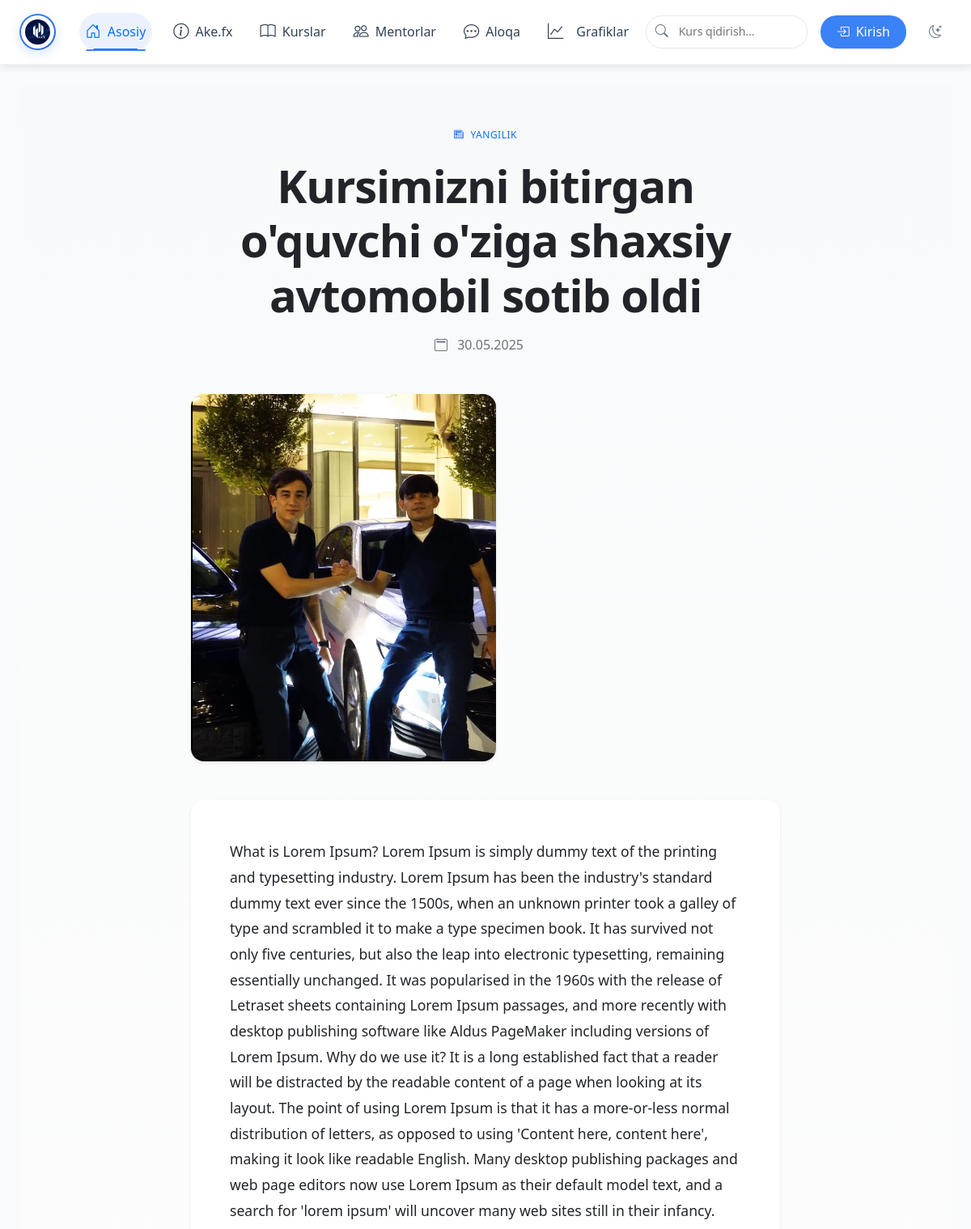
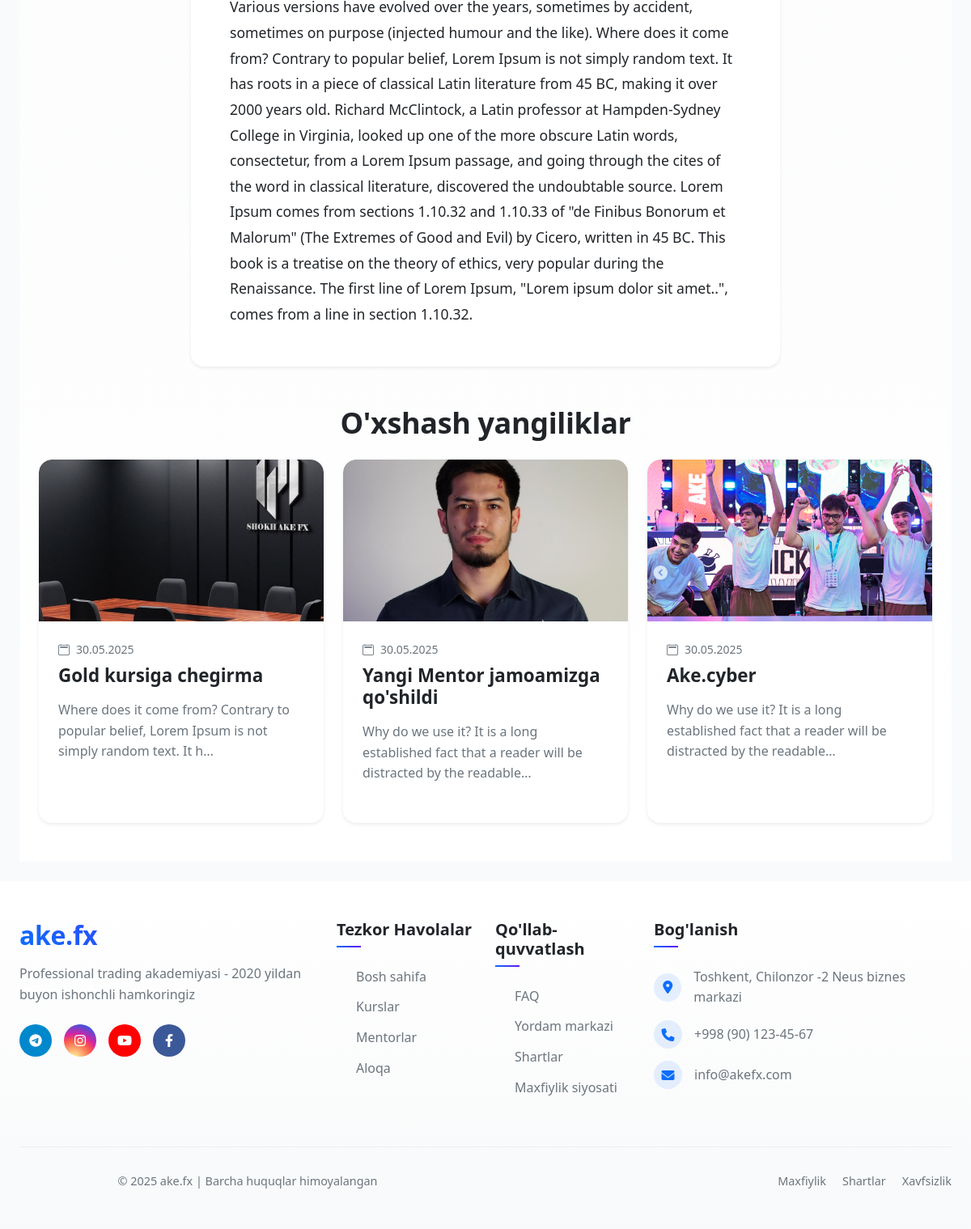
Page /news/5/ on the committed database (2 pictures, top to bottom).
### main/models.py (models this page shows, shortened)
class News(models.Model):
    title = models.CharField(max_length=200, verbose_name="Yangilik sarlavhasi")
    short_text = models.TextField(verbose_name="Qisqa matn")
    content = models.TextField(verbose_name="To'liq matn")
    image = models.ImageField(upload_to='news/', verbose_name="Rasm")
    created_at = models.DateTimeField(auto_now_add=True)
    class Meta:
        verbose_name = "Yangilik"
        verbose_name_plural = "Yangiliklar"
        ordering = ['-created_at']

### main/views.py (the view)
# urls.py: path('news/<int:news_id>/', views.news_detail, name='news_detail'),
def news_detail(request, news_id):
    news = get_object_or_404(News, id=news_id)
    related_news = News.objects.exclude(id=news_id).order_by('-created_at')[:3]
    context = {
        'news': news,
        'related_news': related_news,
    }
    return render(request, 'news/news_detail.html', context)

### main/templates/news/news_detail.html (shortened to what this page needs)
{% extends 'base.html' %}
{% load static %}
{% block content %}
<article class="news-detail py-5">
    <div class="container">
        <div class="row justify-content-center">
            <div class="col-lg-8">
                <header class="news-header text-center mb-5">
                    <span class="badge bg-primary-soft text-primary px-3 py-2 rounded-pill mb-3">
                        <i class="bi bi-newspaper me-2"></i>Yangilik
                    </span>
                    <h1 class="display-4 fw-bold mb-3">{{ news.title }}</h1>
                    <div class="d-flex align-items-center justify-content-center text-muted">
                        <span class="me-3">
                            <i class="bi bi-calendar2 me-2"></i>
                            {{ news.created_at|date:"d.m.Y" }}
                        </span>
                    </div>
                </header>
                {% if news.image %}
                <div class="news-image mb-5">
                    <img src="{{ news.image.url }}"
                         class="img-fluid rounded-4 shadow-sm"
                         alt="{{ news.title }}">
                </div>
                {% endif %}
                <div class="news-content">
                    <div class="card border-0 shadow-sm rounded-4 p-4 p-lg-5">
                        {{ news.content|safe }}
                    </div>
                </div>
            </div>
        </div>
        {% if related_news %}
        <div class="related-news mt-5">
            <h3 class="text-center fw-bold mb-4">O'xshash yangiliklar</h3>
            <div class="row g-4">
                {% for news in related_news %}
                <div class="col-lg-4">
                    <div class="card h-100 border-0 shadow-sm rounded-4 hover-lift">
                        {% if news.image %}
                        <div class="card-img-top position-relative" style="height: 200px;">
                            <img src="{{ news.image.url }}"
                                 class="w-100 h-100 object-fit-cover rounded-top-4"
                                 alt="{{ news.title }}">
                        </div>
                        {% endif %}
                        <div class="card-body p-4">
                            <div class="d-flex align-items-center text-muted small mb-2">
                                <i class="bi bi-calendar2 me-2"></i>
                                {{ news.created_at|date:"d.m.Y" }}
                            </div>
                            <h5 class="card-title fw-bold mb-3">{{ news.title }}</h5>
                            <p class="card-text text-muted">{{ news.short_text|truncatechars:100 }}</p>
                        </div>
                    </div>
                </div>
                {% endfor %}
            </div>
        </div>
        {% endif %}
    </div>
</article>
{% endblock %}

### main/static/css/style.css (style rules this page uses)
:root { --primary: #0d6efd; --primary-dark: #0a58ca; --secondary: #6c757d; --dark: #343a40; --light: #f8f9fa; --success: #198754; --info: #0dcaf0; --warning: #ffc107; --danger: #dc3545; --white: #ffffff; --gray-100: #f8f9fa; --gray-200: #e9ecef; --gray-300: #dee2e6; --gray-400: #ced4da; --gray-500: #adb5bd; --gray-600: #6c757d; --gray-700: #495057; --gray-800: #343a40; --gray-900: #212529; --black: #000; --font-family-base: 'Inter', 'Segoe UI', Roboto, 'Helvetica Neue', Arial, sans-serif; --font-family-heading: 'Poppins', 'Segoe UI', Roboto, 'Helvetica Neue', Arial, sans-serif; --shadow-sm: 0 .125rem .25rem rgba(0, 0, 0, .075); --shadow: 0 .5rem 1rem rgba(0, 0, 0, .15); --shadow-lg: 0 1rem 3rem rgba(0, 0, 0, .175); --transition-base: all 0.3s ease-in-out; --transition-fast: all 0.15s ease-in-out; --transition-slow: all 0.5s ease-in-out; --border-radius-sm: 0.25rem; --border-radius: 0.5rem; --border-radius-lg: 1rem; --border-radius-xl: 2rem; --border-radius-pill: 50rem; --border-radius-circle: 50%; --text-primary: #212529; --text-secondary: #6c757d; --text-muted: #6c757d; --bg-primary: #ffffff; --bg-secondary: #f8f9fa; --border-color: #dee2e6; }
:root { --bg-primary: #ffffff; --bg-secondary: #f8f9fa; --text-primary: #212529; --text-secondary: #6c757d; --border-color: #dee2e6; --card-bg: #ffffff; --navbar-bg: rgba(255, 255, 255, 0.95); --shadow-color: rgba(0, 0, 0, 0.1); }
html { scroll-behavior: smooth; font-size: 16px; }
body { font-family: var(--font-family-base); background-color: var(--white); color: var(--gray-800); margin: 0; padding: 0; line-height: 1.6; overflow-x: hidden; text-rendering: optimizeLegibility; -webkit-font-smoothing: antialiased; -moz-osx-font-smoothing: grayscale; }
h1, h2, h3, h4, h5, h6 { font-family: var(--font-family-heading); font-weight: 700; line-height: 1.2; margin-bottom: 1rem; color: var(--gray-900); }
h1 { font-size: clamp(2.5rem, 5vw, 4rem); letter-spacing: -0.02em; }
h3 { font-size: clamp(1.5rem, 3vw, 2.25rem); letter-spacing: -0.01em; }
p { margin-bottom: 1.5rem; }
.container { max-width: 1320px; margin: 0 auto; padding: 0 1.5rem; width: 100%; }
.card { border: none; border-radius: var(--border-radius-lg); overflow: hidden; box-shadow: var(--shadow); transition: var(--transition-base); background: var(--white); height: 100%; position: relative; }
.card-img-top { transition: var(--transition-slow); width: 100%; height: 240px; object-fit: cover; }
.card-body { padding: 2rem; }
.card-title { font-weight: 700; font-size: 1.4rem; margin-bottom: 1rem; }
.card-text { color: var(--gray-600); font-size: 1rem; margin-bottom: 1.5rem; }
.badge { padding: 0.5em 1em; font-weight: 500; letter-spacing: 0.5px; border-radius: var(--border-radius-pill); font-size: 0.75rem; text-transform: uppercase; }
.text-primary { color: var(--primary) !important; }
.text-muted { color: var(--gray-600) !important; }
.fw-bold { font-weight: 700 !important; }
.text-center { text-align: center !important; }
.d-flex { display: flex !important; }
.justify-content-center { justify-content: center !important; }
.align-items-center { align-items: center !important; }
.w-100 { width: 100% !important; }
.h-100 { height: 100% !important; }
.rounded-pill { border-radius: var(--border-radius-pill) !important; }
.shadow-sm { box-shadow: var(--shadow-sm) !important; }
.hover-lift { transition: var(--transition-base) !important; }
.mb-2 { margin-bottom: 0.5rem !important; }
.mb-3 { margin-bottom: 1rem !important; }
.mb-4 { margin-bottom: 1.5rem !important; }
.mb-5 { margin-bottom: 3rem !important; }
.mt-5 { margin-top: 3rem !important; }
.py-2 { padding-top: 0.5rem !important; padding-bottom: 0.5rem !important; }
.py-5 { padding-top: 3rem !important; padding-bottom: 3rem !important; }
.px-3 { padding-left: 1rem !important; padding-right: 1rem !important; }
img { transition: opacity 0.3s ease; }

### main/templates/base.html (style rules this page uses)
:root { --primary-color: #2563eb; --secondary-color: #1e40af; --accent-color: #3b82f6; --light-bg: #f8fafc; --dark-bg: #0f172a; --dark-nav: #1e293b; --light-text: #f1f5f9; --dark-text: #334155; --transition: all 0.3s ease; }
body { font-family: 'Segoe UI', Tahoma, Geneva, Verdana, sans-serif; transition: var(--transition); background-color: var(--light-bg); color: var(--dark-text); }

### main/templates/news/news_detail.html (style rules this page uses)
.news-detail { background: linear-gradient(to bottom, #f8f9fa, #fff); padding-top: 120px; }
.news-content { font-size: 1.1rem; line-height: 1.8; }
.hover-lift { transition: transform 0.3s ease, box-shadow 0.3s ease; }

### rows in the picture
News: title "Kursimizni bitirgan o'quvchi o'ziga shaxsiy avtomobil sotib oldi", created_at "30.05.2025", image (picture), content "What is Lorem Ipsum? Lorem Ipsum is simply dummy text of the printing and typesetting industry. Lorem Ipsum has been the industry's standard dummy text ever since the 1500s, when an unknown printer took a galley of type and scrambled it to make a type specimen book. It has survived not only five centuries, but also the leap into electronic typesetting, remaining essentially unchanged. It was popularised in the 1960s with the release of Letraset sheets containing Lorem Ipsum passages, and more recently with desktop publishing software like Aldus PageMaker including versions of Lorem Ipsum. Why do we use it? It is a long established fact that a reader will be distracted by the readable…"
News: image (picture), created_at "30.05.2025", title "Gold kursiga chegirma", short_text "Where does it come from? Contrary to popular belief, Lorem Ipsum is not simply random text. It h…"
News: image (picture), created_at "30.05.2025", title "Yangi Mentor jamoamizga qo'shildi", short_text "Why do we use it? It is a long established fact that a reader will be distracted by the readable…"
News: image (picture), created_at "30.05.2025", title "Ake.cyber", short_text "Why do we use it? It is a long established fact that a reader will be distracted by the readable…"
